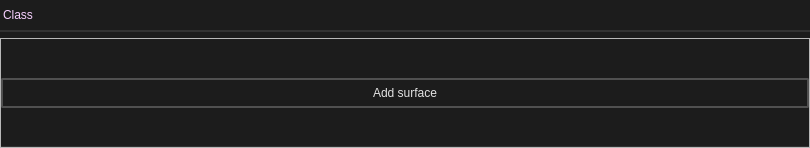
<?xml version="1.0" encoding="UTF-8"?>
<ui version="4.0">
 <class>Widget</class>
 <widget class="QWidget" name="Widget">
  <property name="geometry">
   <rect>
    <x>0</x>
    <y>0</y>
    <width>810</width>
    <height>148</height>
   </rect>
  </property>
  <property name="minimumSize">
   <size>
    <width>96</width>
    <height>0</height>
   </size>
  </property>
  <property name="maximumSize">
   <size>
    <width>16777215</width>
    <height>1600</height>
   </size>
  </property>
  <property name="windowTitle">
   <string>Form</string>
  </property>
  <property name="styleSheet">
   <string notr="true">.QWidget {
    font: 580 10pt &quot;Segoe UI&quot;;
    border: 2px solid black;
    border-radius: 0px;
    border-left: 0px;
    border-right: 0px;
	border-top: 0px;
    border-color: rgba(50, 50, 50, 255);
    padding: 8px;
    padding-left: 6px;
    padding-right: 6px;
    color: #E3E3E3;
    background-color: #1C1C1C;
}

.QWidget::hover {
}
.QWidget::selected {
    background-color: #414956;
}</string>
  </property>
  <layout class="QVBoxLayout" name="verticalLayout">
   <property name="spacing">
    <number>6</number>
   </property>
   <property name="leftMargin">
    <number>0</number>
   </property>
   <property name="topMargin">
    <number>0</number>
   </property>
   <property name="rightMargin">
    <number>0</number>
   </property>
   <property name="bottomMargin">
    <number>0</number>
   </property>
   <item>
    <widget class="QFrame" name="frame">
     <property name="minimumSize">
      <size>
       <width>0</width>
       <height>32</height>
      </size>
     </property>
     <property name="maximumSize">
      <size>
       <width>16777215</width>
       <height>32</height>
      </size>
     </property>
     <property name="styleSheet">
      <string notr="true">.QFrame {
    font: 580 10pt &quot;Segoe UI&quot;;
    border: 2px solid black;
    border-radius: 0px;
    border-left: 0px;
    border-right: 0px;
	border-top: 0px;
    border-color: rgba(50, 50, 50, 255);
    color: #E3E3E3;
    background-color: #1C1C1C;
}

.QFrame::hover {
}
.QFrame::selected {
    background-color: #414956;
}</string>
     </property>
     <property name="frameShape">
      <enum>QFrame::Shape::StyledPanel</enum>
     </property>
     <property name="frameShadow">
      <enum>QFrame::Shadow::Raised</enum>
     </property>
     <property name="lineWidth">
      <number>0</number>
     </property>
     <layout class="QHBoxLayout" name="horizontalLayout_2">
      <property name="spacing">
       <number>16</number>
      </property>
      <property name="leftMargin">
       <number>0</number>
      </property>
      <property name="topMargin">
       <number>0</number>
      </property>
      <property name="rightMargin">
       <number>0</number>
      </property>
      <property name="bottomMargin">
       <number>0</number>
      </property>
      <item>
       <layout class="QHBoxLayout" name="layout">
        <property name="sizeConstraint">
         <enum>QLayout::SizeConstraint::SetFixedSize</enum>
        </property>
        <item>
         <widget class="QLabel" name="property_class">
          <property name="sizePolicy">
           <sizepolicy hsizetype="Fixed" vsizetype="Preferred">
            <horstretch>0</horstretch>
            <verstretch>0</verstretch>
           </sizepolicy>
          </property>
          <property name="styleSheet">
           <string notr="true">border:0px;
background-color: rgba(255, 255, 255, 0);
font: 8pt &quot;Segoe UI&quot;;
padding-right: 16px;
color: rgb(247, 208, 255);</string>
          </property>
          <property name="text">
           <string>Class</string>
          </property>
         </widget>
        </item>
        <item>
         <spacer name="horizontalSpacer">
          <property name="orientation">
           <enum>Qt::Orientation::Horizontal</enum>
          </property>
          <property name="sizeHint" stdset="0">
           <size>
            <width>40</width>
            <height>20</height>
           </size>
          </property>
         </spacer>
        </item>
       </layout>
      </item>
     </layout>
    </widget>
   </item>
   <item>
    <widget class="QFrame" name="frame_3">
     <property name="frameShape">
      <enum>QFrame::Shape::StyledPanel</enum>
     </property>
     <property name="frameShadow">
      <enum>QFrame::Shadow::Raised</enum>
     </property>
     <layout class="QVBoxLayout" name="verticalLayout_3">
      <property name="leftMargin">
       <number>0</number>
      </property>
      <property name="topMargin">
       <number>0</number>
      </property>
      <property name="rightMargin">
       <number>0</number>
      </property>
      <property name="bottomMargin">
       <number>0</number>
      </property>
      <item>
       <layout class="QVBoxLayout" name="layout_color"/>
      </item>
      <item>
       <widget class="QPushButton" name="add_surface">
        <property name="styleSheet">
         <string notr="true">
    /* QPushButton default and hover styles */
    QPushButton {

        font: 580 9pt &quot;Segoe UI&quot;;
	

        border: 2px solid black;
        border-radius: 2px;
        border-color: rgba(80, 80, 80, 255);
        height:22px;
        padding-top: 2px;
        padding-bottom:2px;
        padding-left: 4px;
        padding-right: 4px;
        color: #E3E3E3;
        background-color: #1C1C1C;
    }
    QPushButton:hover {
        background-color: #414956;
        color: white;
    }
    QPushButton:pressed {
        background-color: red;
        background-color: #1C1C1C;
        margin: 1 px;
        margin-left: 2px;
        margin-right: 2px;

    }</string>
        </property>
        <property name="text">
         <string>Add surface</string>
        </property>
        <property name="icon">
         <iconset resource="../../resources.qrc">
          <normaloff>:/icons/add_24dp_9D9D9D_FILL0_wght400_GRAD0_opsz24.svg</normaloff>:/icons/add_24dp_9D9D9D_FILL0_wght400_GRAD0_opsz24.svg</iconset>
        </property>
       </widget>
      </item>
     </layout>
    </widget>
   </item>
  </layout>
 </widget>
 <resources>
  <include location="../../resources.qrc"/>
 </resources>
 <connections/>
</ui>
